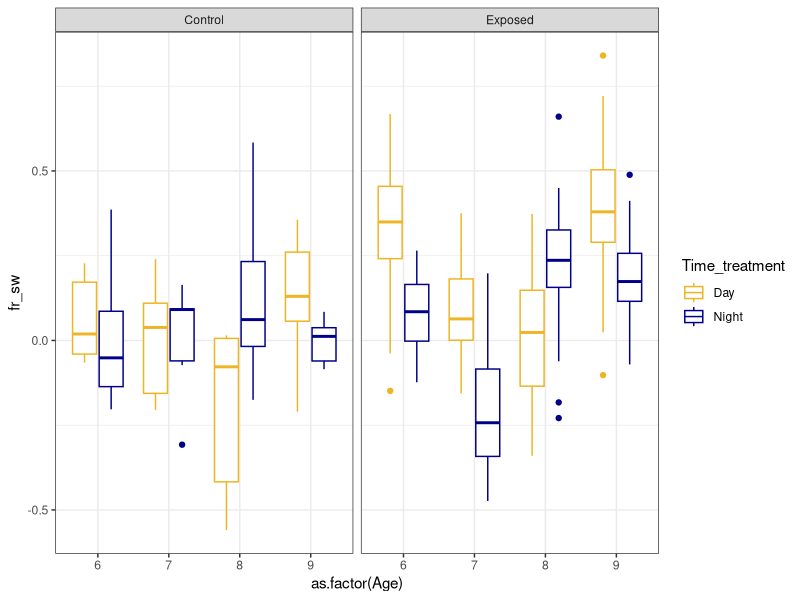
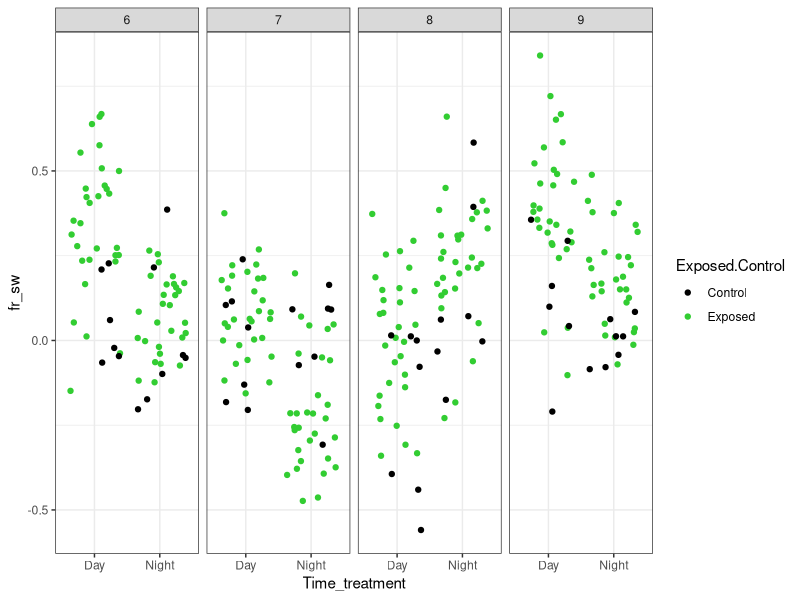
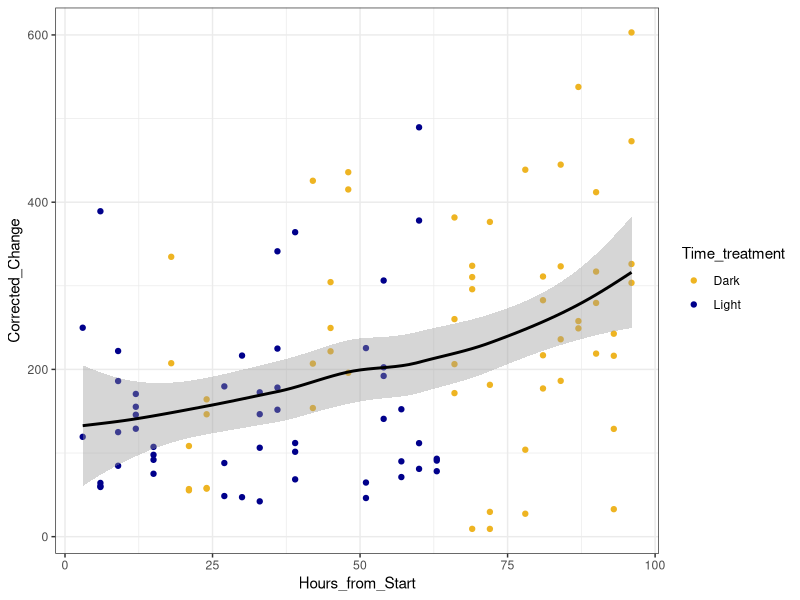
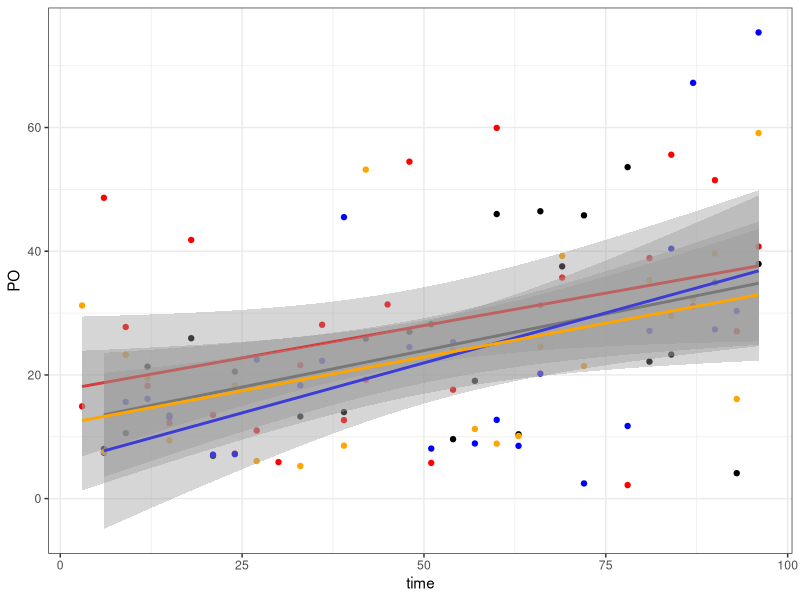
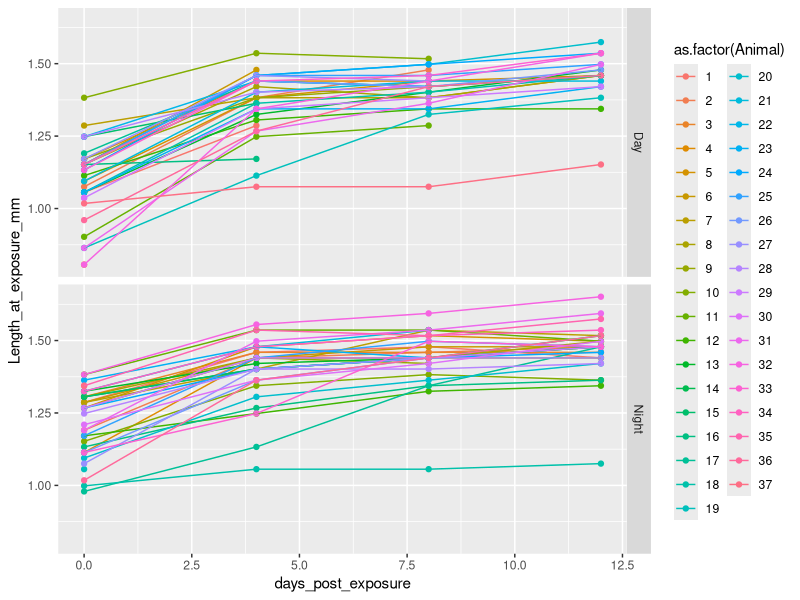
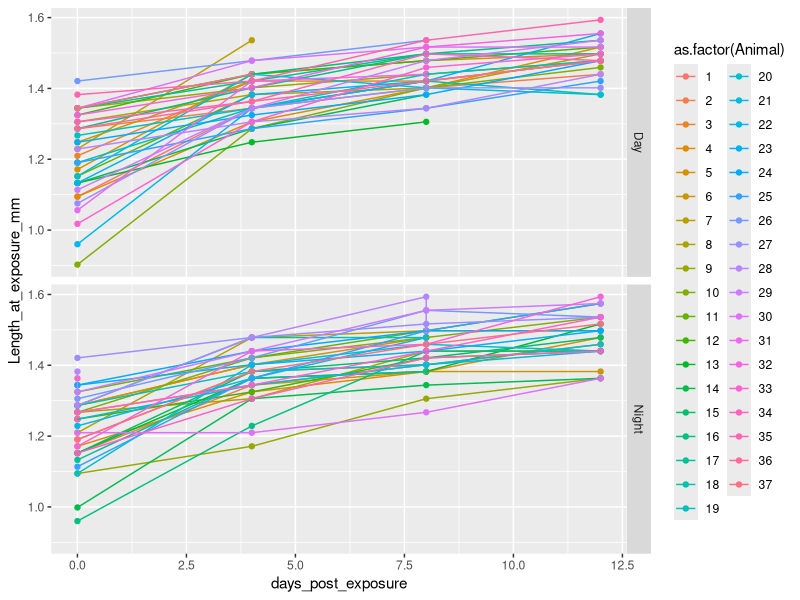
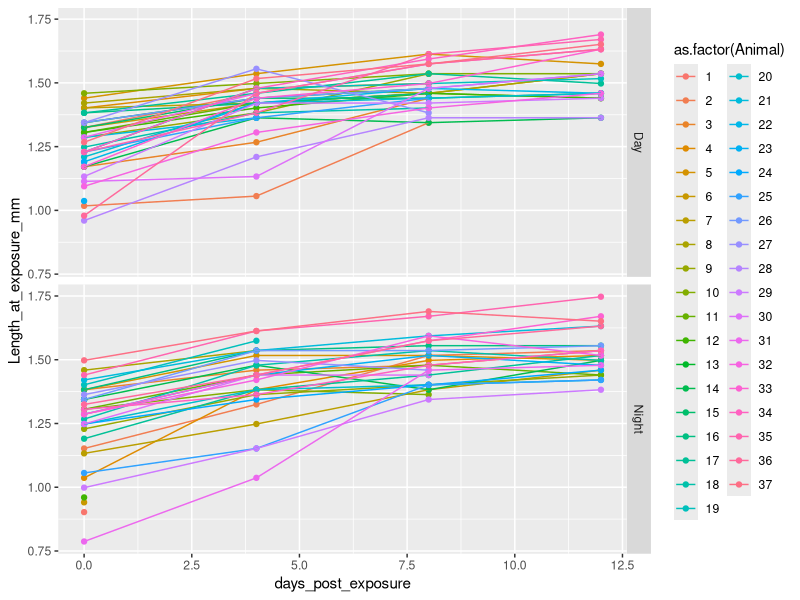
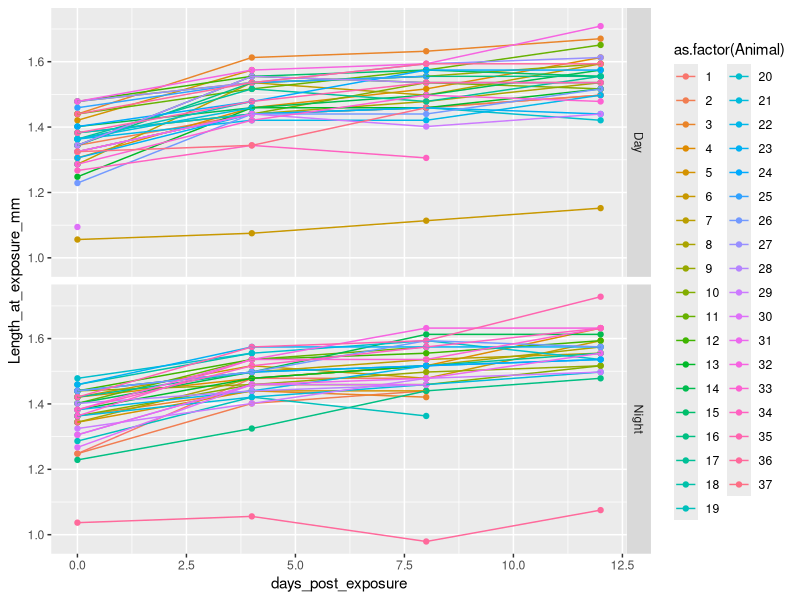

Recreate these plots in R, in order.
## ---- chunk 1

library(tidyverse)
library(patchwork)

knitr::opts_chunk$set(echo = TRUE)
## ---- chunk 2
feed_data<-read.csv("data/feeding_data_3.28.21.csv", header=T)

po<-read.csv("data/4_Day_PO.csv", header = T) #Corrected_Change is the Active PO per sample (~8 ind. per sample)

po_correct<-read.csv("data/PO_biodare_sample_correction.csv", header = T)

growth<-read.csv("data/growth_data_3.28.21.csv", header=T)

life<-read.csv("data/life_data_3.28.21.csv", header =T)

## ---- chunk 3
#calculate the mean of the controls for each plate
summary_data <- feed_data %>%
  group_by(Plate_Control) %>%
  mutate(control_mean = mean(Control_Flour_Reading, na.rm = T)) %>%
  select(Plate_Control, control_mean) %>%
  distinct() %>% as.data.frame()

#remove extra row
summary_data  <- summary_data[!(summary_data$Plate_Control == ""),]

#match control mean with plate treatment
map = setNames(summary_data$control_mean,summary_data$Plate_Control)
feed_data$control_mean <- map[as.character(feed_data$Plate_Treatment)]

#volume, mL
v = 10

#time, hours
t = 9

##difference in feeding compared to control
k=feed_data$control_mean/feed_data$Flourometry_Reading

##calculate feeding rate (Sarnelle and Wilson)
feed_data$fr_sw <- log(k) * (v/t)

#calculate mean feeding rate per animal (keep rate > 0)
animal_mean <- feed_data %>%
  #keep fr_sw values > 0
  #filter(fr_sw > 0) %>% #this removes 64 animals...
  #group based on these variables
  group_by(Time_treatment, Age, Animal, Exposed.Control) %>%
  #means based on groups above
  summarise(fr_sw = mean(fr_sw, na.rm=TRUE)) 

## ---- chunk 4
#combine feeding rates with life history data 
merge(animal_mean, life, by=c("Age", "Time_treatment", "Animal", "Exposed.Control"), keep=TRUE) %>%
  mutate(id = paste(Age,
                    Time_treatment,
                    Animal,
                    Exposed.Control, 
                    sep = "_")) %>%
           as.data.frame()->all.data


#create id for growth data 
growth %>%
  mutate(id = paste(Age,
                    Time_treatment,
                    Animal,
                    Exposed.Control, 
                    sep = "_")) %>%
           as.data.frame()->growth
## ---- chunk 5
all.data %>%
  filter(Sex == "F")%>%
  ggplot()+
  geom_boxplot(aes(x=as.factor(Age), y=fr_sw, color=Time_treatment))+
  scale_color_manual(values=c("goldenrod2", "darkblue"))+
  facet_grid(.~Exposed.Control)+
  theme_bw()

all.data %>%
  filter(Sex == "F")%>%
  ggplot()+
  geom_jitter(aes(x=Time_treatment, y=fr_sw, color=Exposed.Control))+
  scale_color_manual(values=c("black", "limegreen"))+
  facet_grid(.~Age)+
  theme_bw()

## ---- chunk 6
po %>%
  ggplot()+
  geom_point(aes(x=Hours_from_Start, y =Corrected_Change, color=Time_treatment))+
  scale_color_manual(values=c("goldenrod2", "darkblue"))+
  geom_smooth(aes(x=Hours_from_Start, y =Corrected_Change), color="black", span=1)+
  theme_bw()

po_correct %>%
  ggplot()+
  geom_point(aes(x=time, y = PO))+
  geom_point(aes(x=time, y = PO.1), color="red")+
  geom_point(aes(x=time, y = PO.2), color="blue")+
  geom_point(aes(x=time, y = PO.3), color="orange")+
  geom_smooth(aes(x=time, y = PO), color="black", method="lm")+
  geom_smooth(aes(x=time, y = PO.1), color="red", method="lm")+
  geom_smooth(aes(x=time, y = PO.2), color="blue", method="lm")+
  geom_smooth(aes(x=time, y = PO.3), color="orange", method="lm")+
  theme_bw()

## ---- chunk 7
growth %>%
  filter(Age == 6) %>%
  ggplot(aes(x=days_post_exposure, y=Length_at_exposure_mm, color=as.factor(Animal)))+
  geom_point()+
  geom_line()+
  facet_grid(Time_treatment~.)

growth %>%
  filter(Age == 7) %>%
  ggplot(aes(x=days_post_exposure, y=Length_at_exposure_mm, color=as.factor(Animal)))+
  geom_point()+
  geom_line()+
  facet_grid(Time_treatment~.)

growth %>%
  filter(Age == 8) %>%
  ggplot(aes(x=days_post_exposure, y=Length_at_exposure_mm, color=as.factor(Animal)))+
  geom_point()+
  geom_line()+
  facet_grid(Time_treatment~.)

growth %>%
  filter(Age == 9) %>%
  ggplot(aes(x=days_post_exposure, y=Length_at_exposure_mm, color=as.factor(Animal)))+
  geom_point()+
  geom_line()+
  facet_grid(Time_treatment~.)

#lag and lead

## ---- chunk 8

# infection prevalence
all.data %>%
  filter(Time_treatment == "Exposed" | Sex == "F") %>%
  ggplot(aes(x=Age, y=infected, color=Time_treatment))+
  scale_color_manual(values=c("goldenrod2", "darkblue"))+
  geom_jitter(width = .1, height = .1)+
  geom_smooth(method="lm")+
  scale_y_continuous(limits=c(-.1,1))+
  scale_x_continuous(breaks=c(6,7,8,9))+
  theme_bw()


#infection intensity
life %>%
  filter(Time_treatment == "Exposed"| Sex == "F") %>%
  ggplot(aes(x=Age, y=spore_counts, color=Time_treatment))+
  scale_color_manual(values=c("goldenrod2", "darkblue"))+
  #geom_jitter(width=.25)+
  geom_point()+
  geom_smooth(method="lm")+
  theme_bw()

## ---- chunk 9

#total offspring
all.data %>%
  filter(Sex == "F") %>%
  #filter(infected != "NA") %>%     #removes controls
  ggplot(aes(x=Time_treatment, y=total_offspring, fill=as.factor(infected)))+
  geom_boxplot()+
  facet_grid(~Age)


#age at first clutch
all.data %>% 
  filter(Sex == "F") %>%
  #filter(infected != "NA") %>%     #removes controls
  ggplot(aes(x=Time_treatment, y=age_at_first_clutch, fill=as.factor(infected)))+
  geom_boxplot()+
  facet_grid(~Age)

## ---- chunk 10

#Does PO differ across a day (Resting = Light hours, Active = dark hours) and across ages? 
summary(po_model<-glm(Corrected_Change ~ Phase*as.factor(Age), data=po))
plot(po_model)

newdata<-expand.grid(Phase=c("Active", "Resting"), Age = 6:9)
newdata$preds<-predict(po_model, newdata=newdata)

newdata %>%
  ggplot()+
  geom_line(aes(x=Age, y=preds, color=Phase))+
  geom_point(po, mapping=aes(x=Age, y=Corrected_Change, color=Phase), alpha = 0.5)
## ---- chunk 11
prev <- all.data %>%
  filter(Exposed.Control == "Exposed") %>%
  group_by(Age, Time_treatment) %>%
  summarise(inf = sum(infected, na.rm=T),
            n = length(infected),
            prev = inf/n)

#Does infection prevalence increase with age and night exposure?
summary(inf_model<-glm(infected ~ as.factor(Age)+Time_treatment, 
               family = binomial, 
               data=filter(all.data, Exposed.Control == "Exposed")))

## ---- chunk 12
plot(inf_model, 1)
## ---- chunk 13

#Does infection intensity increase with Age and night exposure?
summary(spore_model<-glm(spore_counts ~ as.factor(Age) * Time_treatment, family = poisson(), data=filter(all.data, infected == 1)))
plot(spore_model)


## ---- chunk 14
zero_summary <- 
  all.data %>% filter(Exposed.Control == "Exposed") %>%
  group_by(Age, Time_treatment) %>%
  summarise(mean_spore_counts = mean(spore_counts, na.rm = TRUE),
            var_spore_counts = var(spore_counts, na.rm = TRUE),
            n_zeros = sum(spore_counts == 0, na.rm = TRUE),
            n_na = sum(is.na(spore_counts)),
            n_infected = sum(infected == 1, na.rm = TRUE),
            n_animals = n())
zero_summary %>% knitr::kable(digits = 2)
## ---- chunk 15
all.data %>% filter(Exposed.Control == "Exposed") %>%
  group_by(Age, Time_treatment) %>%
  filter(Age == 6, Time_treatment == "Day", Exposed.Control == "Exposed") 
  
## ---- chunk 16
reg_data <- filter(all.data, Exposed.Control == "Exposed")

spore_pois <- glm(spore_counts ~ as.factor(Age) * Time_treatment, family = poisson(), data=reg_data)
spore_nb <- MASS::glm.nb(spore_counts ~ as.factor(Age) * Time_treatment,  data=reg_data)

summary(spore_pois)
summary(spore_nb)
## ---- chunk 17
library(pscl)
# poisson
hurdle_poisson_full <-   hurdle(spore_counts ~ as.factor(Age) * Time_treatment | as.factor(Age) + Time_treatment, 
       dist = "poisson", zero.dist = "binomial", data = reg_data)
zi_poisson_full <- zeroinfl(spore_counts ~ as.factor(Age) * Time_treatment | as.factor(Age) + Time_treatment, 
       dist = "poisson", link = "logit", data = reg_data)
hurdle_poisson_main <-   hurdle(spore_counts ~ as.factor(Age) + Time_treatment | as.factor(Age) + Time_treatment, 
       dist = "poisson", zero.dist = "binomial", data = reg_data)
zi_poisson_main <- zeroinfl(spore_counts ~ as.factor(Age) + Time_treatment | as.factor(Age) + Time_treatment, 
       dist = "poisson", link = "logit", data = reg_data)
# negative binomial
hurdle_nb_full <-   hurdle(spore_counts ~ as.factor(Age) * Time_treatment | as.factor(Age) + Time_treatment,
       dist = "negbin", zero.dist = "binomial", data = reg_data)
zi_nb_full <- zeroinfl(spore_counts ~ as.factor(Age) * Time_treatment | as.factor(Age) + Time_treatment,
       dist = "negbin", link = "logit", data = reg_data)
hurdle_nb_main <-   hurdle(spore_counts ~ as.factor(Age) + Time_treatment | as.factor(Age) + Time_treatment,
       dist = "negbin", zero.dist = "binomial", data = reg_data)
zi_nb_main <- zeroinfl(spore_counts ~ as.factor(Age) + Time_treatment | as.factor(Age) + Time_treatment,
       dist = "negbin", link = "logit", data = reg_data)
zi_nb_lin_age_int <- zeroinfl(spore_counts ~ Age * Time_treatment | as.factor(Age) + Time_treatment,
       dist = "negbin", link = "logit", data = reg_data)
zi_nb_lin_age_main <- zeroinfl(spore_counts ~ Age + Time_treatment | as.factor(Age) + Time_treatment,
       dist = "negbin", link = "logit", data = reg_data)
## ---- chunk 18
# AIC(zi_poisson_full,hurdle_poisson_main,zi_poisson_main,
#     zi_nb_full,hurdle_nb_main,zi_nb_main) %>%
AIC(zi_nb_lin_age_int,
    zi_nb_lin_age_main) %>%

  mutate(deltaAIC = AIC - min(AIC))
## ---- chunk 19
summary(zi_nb_full)
summary(zi_nb_main)
summary(hurdle_nb_main)
summary(zi_nb_lin_age_main)
## ---- chunk 20
zero_summary$response <- predict(zi_nb_lin_age_main, newdata = zero_summary, type = "response")
zero_summary$count <- predict(zi_nb_lin_age_main, newdata = zero_summary, type = "count")
zero_summary$prob_zero <- predict(zi_nb_lin_age_main, newdata = zero_summary, type = "zero")

zero_summary %>% knitr::kable(digits = 2)
## ---- chunk 21
zero_summary$zeros_zi_full <- predict(zi_nb_full, newdata = zero_summary,  type = "zero")

zero_summary %>% 
  mutate(zeros_zi_full = zeros_zi_full * n_animals) %>%
  select(Time_treatment, n_zeros, zeros_zi_full , n_infected)
